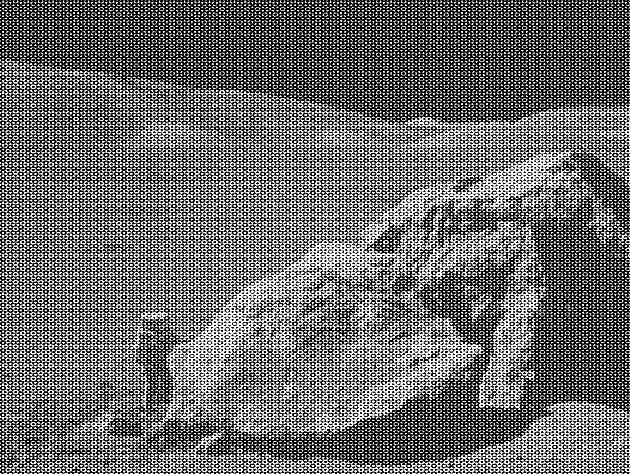
#> input picture ECSE16_assig2/moonlanding.png, 630 x 474 px
$ python fft.py
#> lines starting #> are read from the running program, lines starting #| are printed output that depends on the picture
import os
import re
import sys
import numpy as np
from matplotlib import pyplot as plt
import cv2
from matplotlib.colors import LogNorm
import time
from scipy import sparse
from scipy.sparse import csr_matrix

def dft(x):
	x = np.asarray(x, dtype=complex)
	N = x.shape[0]
	n = np.arange(N)
	k = n.reshape((N, 1))
	T = np.exp(-2j * np.pi * k * n / N)
	return np.dot(T, x)

# [7 lines left out: function invdft, not called in this run]


def FFT(x):
	x = np.asarray(x, dtype=complex)
	N = x.shape[0]

	if N % 2 > 0:
		raise ValueError("size of x must be a power of 2")
	elif N <= 32:
		return dft(x)
	else:
		X_even = FFT(x[::2])
		X_odd = FFT(x[1::2])
		factor = np.exp(-2j * np.pi * np.arange(N) / N)
		return np.concatenate([X_even + factor[:int(N/2)] * X_odd, X_even + factor[int(N/2):] * X_odd])

# [13 lines left out: function invFFT, not called in this run]

def twoDFFT(x):
	x = np.asarray(x, dtype=complex)

	N = x.shape[0] #rows
	M = x.shape[1] #columns

	for i in range(N): #for each row
		x[i] = FFT(x[i])
	for a in range(M): #for each column
		x[:,a] = FFT(x[:,a])
	return x

# [68 lines left out: functions twoDFTNaive, invtwoDFFT, compression, not called in this run]

def mode_1(image):
	print("Mode 1 chosen, please wait....")
	im = cv2.imread(image, cv2.IMREAD_GRAYSCALE)
	width = im.shape[1]
	height = im.shape[0]
	# calculating new sizes to be powers of 2
	while np.log2(width)%1 != 0:
		width = width+1
	while np.log2(height)%1 != 0:
		height = height+1
	#padding image with zeros
	resized = np.pad(im, ((0,height-im.shape[0]),(0,width-im.shape[1])), mode='constant')

	correctfft = np.fft.fft2(resized)
	twodfft = twoDFFT(resized)

	# A logarithmic colormap
	fig, axs = plt.subplots(1, 2)
	axs[0].imshow(resized, cmap='gray')
	axs[0].set_title('Resized Image')

	im2 = axs[1].imshow(np.abs(twodfft), norm=LogNorm(vmin=5))
	axs[1].set_title('Our 2D Fast Fourier Transform')
	fig.colorbar(im2, ax=axs[1])

	# A logarithmic colormap
	fig, axs = plt.subplots(1, 2)
	axs[0].imshow(resized, cmap='gray')
	axs[0].set_title('Resized Image')

	im2 = axs[1].imshow(np.abs(correctfft), norm=LogNorm(vmin=5))
	axs[1].set_title('NP Library 2D Fourier Transform')
	fig.colorbar(im2, ax=axs[1])

	plt.show()
	cv2.waitKey(0)

# [140 lines left out: functions mode_2, mode_3, mode_4, not called in this run]


if __name__ == '__main__':
	n = sys.argv
	size = len(sys.argv)
	if(n[0] != "fft.py"):
		print("Command line synthax must have the form: python fft.py [-m mode] [-i image]")

	image = "moonlanding.png"
	mode = 1

	modeset = False
	imageset = False

	i = 1
	while i < size:
		if n[i] == "-i" and imageset == False:
			image = n[i+1]
			imageset = True
		elif n[i] == "-m" and modeset == False:
			mode = int(n[i+1])
			modeset = True
		else:
			print("Arguments cannot be parsed")
			exit()
		i = i+2

	if mode == 1:
		mode_1(image)
#> in mode_1, im is the input picture: shape (474, 630); min 0, max 255, mean 108.1
#> in mode_1, `resized = np.pad(im, ((0,height-im.shape[0]),(0,width-im.shape[1])), m..`:
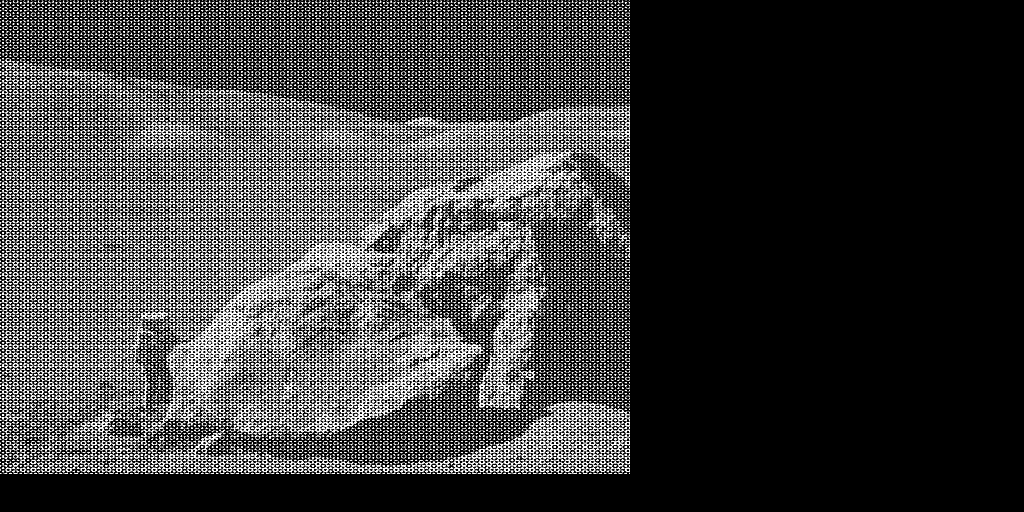
#> resized: shape (512, 1024); min 0, max 255, mean 61.6
#> in mode_1, `plt.show()`:
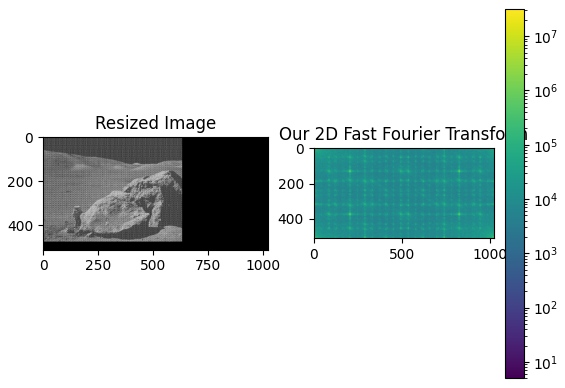
#> figure drawn by matplotlib, 3 panels
	elif mode == 2:
		mode_2(image)
	elif mode == 3:
		mode_3(image)
	elif mode == 4:
		mode_4(image)
	else:
		print("Mode has to be between 1 and 4")
		exit()
